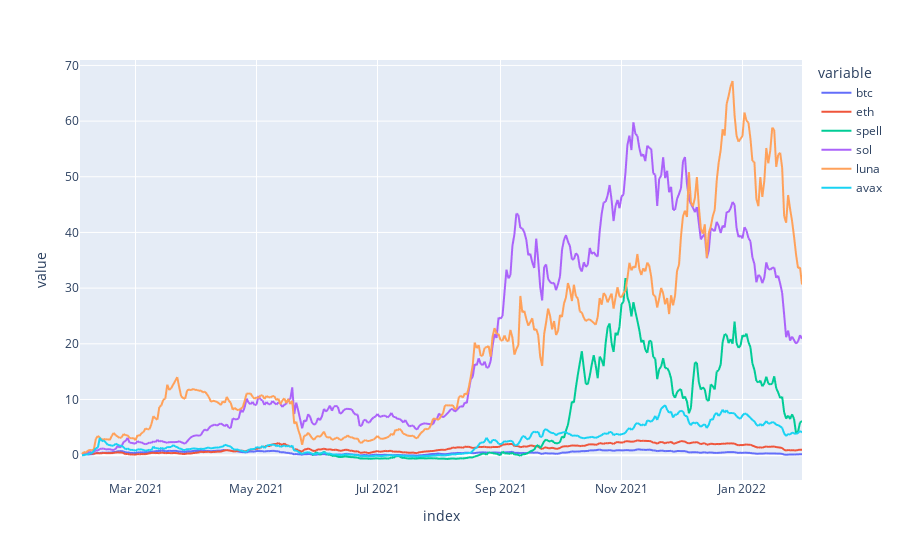

The code cell stored with this chart in its notebook:
### Code cell
pd.options.plotting.backend = "plotly"
ret_df =df_2[sym_list]
all_ret = (ret_df.pct_change()+1).cumprod()-1
all_ret.plot()

### Figure 1 — Plotly figure (JSON) as saved in the notebook; plotly's stock layout.template omitted (floating-point values rounded to 4 significant figures; data arrays with more than 128 entries replaced by an {"elided": "..."} marker saying what was removed)
{"data": [{"hovertemplate": "variable=btc<br>index=%{x}<br>value=%{y}<extra></extra>", "legendgroup": "btc", "line": {"color": "#636efa", "dash": "solid"}, "mode": "lines", "name": "btc", "showlegend": true, "type": "scattergl", "x": {"elided": "365 str values"}, "xaxis": "x", "y": {"elided": "365 float values"}, "yaxis": "y"}, {"hovertemplate": "variable=eth<br>index=%{x}<br>value=%{y}<extra></extra>", "legendgroup": "eth", "line": {"color": "#EF553B", "dash": "solid"}, "mode": "lines", "name": "eth", "showlegend": true, "type": "scattergl", "x": {"elided": "365 str values"}, "xaxis": "x", "y": {"elided": "365 float values"}, "yaxis": "y"}, {"hovertemplate": "variable=spell<br>index=%{x}<br>value=%{y}<extra></extra>", "legendgroup": "spell", "line": {"color": "#00cc96", "dash": "solid"}, "mode": "lines", "name": "spell", "showlegend": true, "type": "scattergl", "x": {"elided": "365 str values"}, "xaxis": "x", "y": {"elided": "365 float values"}, "yaxis": "y"}, {"hovertemplate": "variable=sol<br>index=%{x}<br>value=%{y}<extra></extra>", "legendgroup": "sol", "line": {"color": "#ab63fa", "dash": "solid"}, "mode": "lines", "name": "sol", "showlegend": true, "type": "scattergl", "x": {"elided": "365 str values"}, "xaxis": "x", "y": {"elided": "365 float values"}, "yaxis": "y"}, {"hovertemplate": "variable=luna<br>index=%{x}<br>value=%{y}<extra></extra>", "legendgroup": "luna", "line": {"color": "#FFA15A", "dash": "solid"}, "mode": "lines", "name": "luna", "showlegend": true, "type": "scattergl", "x": {"elided": "365 str values"}, "xaxis": "x", "y": {"elided": "365 float values"}, "yaxis": "y"}, {"hovertemplate": "variable=avax<br>index=%{x}<br>value=%{y}<extra></extra>", "legendgroup": "avax", "line": {"color": "#19d3f3", "dash": "solid"}, "mode": "lines", "name": "avax", "showlegend": true, "type": "scattergl", "x": {"elided": "365 str values"}, "xaxis": "x", "y": {"elided": "365 float values"}, "yaxis": "y"}], "layout": {"autosize": true, "legend": {"title": {"text": "variable"}, "tracegroupgap": 0}, "margin": {"t": 60}, "xaxis": {"anchor": "y", "autorange": true, "domain": [0, 1], "range": ["2021-02-01", "2022-01-31"], "title": {"text": "index"}, "type": "date"}, "yaxis": {"anchor": "x", "autorange": true, "domain": [0, 1], "range": [-4.466, 70.98], "title": {"text": "value"}, "type": "linear"}}}
